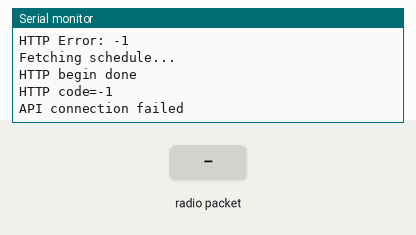
Recording of a sketch running on a simulated ESP32. On the bench: the last lines printed to the serial monitor. Inputs (shaded band) come from the test bench. WiFi joins after 1.5 s; servers stay silent unless stated; uploads are accepted with an empty reply; no radio packets arrive unless stated.

Above: at 2.9 s.
3.0 s: radio packet "0" arrives
At 4.2 s:
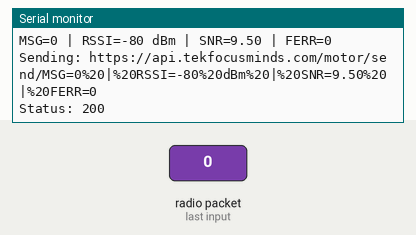
4.5 s: radio packet "5" arrives
At 4.7 s:
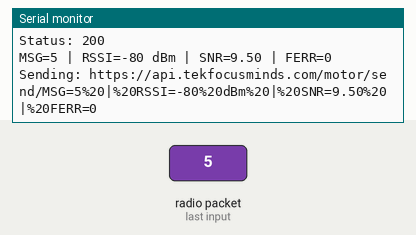

Measured:
- after the input at 3.0 s, the serial monitor: prints a new line at once (image 1)
- after the input at 4.5 s, the serial monitor: prints a new line at once (image 2)

The sketch:

SX1278ESP32UESender.ino
```cpp
#include <WiFi.h>
#include <SPI.h>
#include <LoRa.h>
#include <HTTPClient.h>


char ssid[] = "Vi";
char password[] = "9448894884";

String apiUrl = "https://api.tekfocusminds.com/motor";
//String apiUrl = "https://xtech.cx/motor";
String scheduleurl = apiUrl + "/getschedule";
String sendToServerurl = apiUrl + "/send/";
String fetchIntervalurl = apiUrl + "/fetchInterval";

unsigned long lastFetch = 0;
unsigned long fetchInterval = 600000; // 1 minute

/* LoRa Pins */


#define LORA_SCK   18
#define LORA_MISO  19
#define LORA_MOSI  23
#define LORA_SS     5
#define LORA_RST   14
#define LORA_DIO0  26


void setup() {

  Serial.begin(9600);

  Serial.println("Starting");

  WiFi.begin(ssid, password);

  while (WiFi.status() != WL_CONNECTED) {
    delay(500);
    Serial.println("Connecting...");
  }


  Serial.println("Connected");

  IPAddress ip = WiFi.localIP();

  Serial.print("IP: ");

  Serial.println(ip);

  SPI.begin(LORA_SCK, LORA_MISO, LORA_MOSI, LORA_SS);
  LoRa.setPins(LORA_SS, LORA_RST, LORA_DIO0);

  if (!LoRa.begin(433E6)) {
    Serial.println("LoRa init failed");
    while (1);
  }
  LoRa.setSpreadingFactor(12);     // Highest sensitivity
  LoRa.setSignalBandwidth(125E3);  // 125 kHz
  LoRa.setCodingRate4(8);          // Maximum error correction
  LoRa.enableCrc();
  LoRa.setTxPower(20);
  LoRa.receive();   // Start in RX mode
  Serial.println("LoRa Ready");

  HTTPClient http;
  http.setTimeout(5000);
  http.begin(fetchIntervalurl);
  Serial.println("HTTP begin fetchInterval");
  int httpCode = http.GET();
  if (httpCode == HTTP_CODE_OK) {
    String payload = http.getString();

    unsigned long value = payload.toInt();

    if (value > 0) {
      fetchInterval = value;
    }
    Serial.print("fetchInterval = ");
    Serial.println(fetchInterval);
    } else {
      Serial.print("HTTP Error: ");
      Serial.println(httpCode);
  }

  http.end();

}


void loop() {
  //static unsigned long lastDebug = 0;

  //if (millis() - lastDebug > 1000) {
     // lastDebug = millis();
     // Serial.println("Loop running");
  //}

  int packetSize = LoRa.parsePacket();

  if (packetSize) {
    String msg = "";

      while (LoRa.available()) {
        msg += (char)LoRa.read();
      }

      long rssi = LoRa.packetRssi();
      float snr = LoRa.packetSnr();
      long ferr = LoRa.packetFrequencyError();

      String finalMsg =
          "MSG=" + msg +
          " | RSSI=" + String(rssi) +
          " dBm | SNR=" + String(snr) +
          " | FERR=" + String(ferr);

      Serial.println(finalMsg);
      sendToServer(finalMsg);
    }


  if (WiFi.status() == WL_CONNECTED &&
      (lastFetch == 0 || millis() - lastFetch >= fetchInterval)) {
      Serial.println("Fetching schedule...");

      LoRa.idle();      // Leave RX mode
      lastFetch = millis();

      HTTPClient http;

      http.setTimeout(5000);

      http.begin(scheduleurl);
      Serial.println("HTTP begin done");
      int httpCode = http.GET();
      Serial.print("HTTP code=");
      Serial.println(httpCode);


      if (httpCode <= 0) {
          Serial.println("API connection failed");
          http.end();
          return; // send nothing
      }
      if (httpCode == HTTP_CODE_OK) {

        String schedule = http.getString();

        // Example received:
        // T15:42|14:00,20
        //"D282|T07:49|07:49,1"

        Serial.println("API: " + schedule);

        LoRa.beginPacket();
        LoRa.print(schedule);
        LoRa.endPacket();
        LoRa.receive();
        Serial.println("LoRa Sent");
      }
      http.end();
      LoRa.receive();
    }
    else
    {
          if(WiFi.status() != WL_CONNECTED) {
          Serial.println("WIFI Connecting...");
          WiFi.begin(ssid, password);
          delay(10000);

        }
    }
}


void sendToServer(String msg) {

  /* Basic URL Encoding */

  msg.replace(" ", "%20");
  msg.replace("#", "%23");
  msg.replace("&", "%26");

  String path = sendToServerurl + msg;

  Serial.print("Sending: ");
  Serial.println(path);

   HTTPClient http;

  http.setTimeout(5000);

  http.begin(path);

  int statusCode = http.GET();

  Serial.print("Status: ");
  Serial.println(statusCode);

}
```
